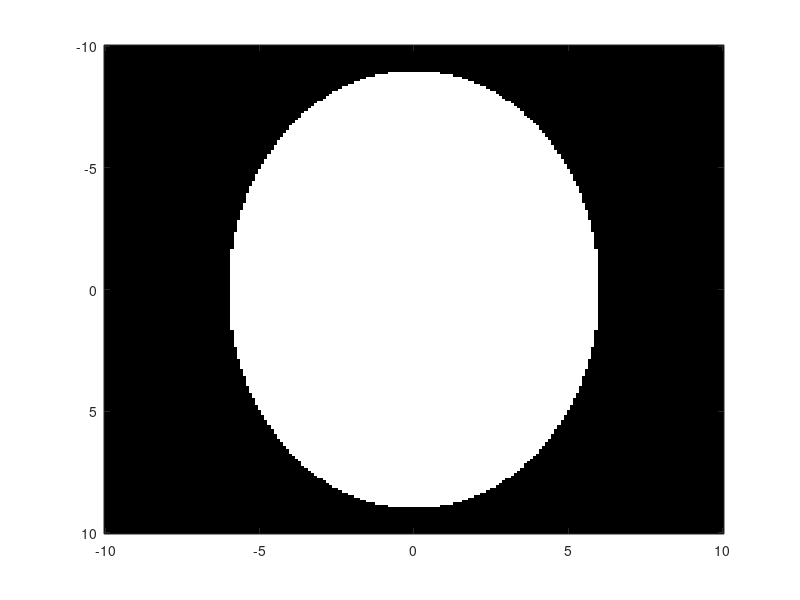

MATLAB code to generate this figure: (Note: this script raises an error after producing the figure.)
% i
x = [-10:0.1:10];
y = x;
[X,Y] = meshgrid(x,y);
I = zeros(size(X));

rx= 6;
ry= 9;
center = [0,0];
I = (((X-center(1)).^2/rx^2+(Y-center(2)).^2/ry^2) < 1)*255;
imagesc(x,y,I);
colormap gray;

% ii
L0 = sum(I ~=0,'all');
L1 = sum(abs(I),'all');
L2 = sqrt(sum(abs(I).^2,'all'));
Linf = max(I,[],'all');

% iii
m = sum(I, 'all');
sz = size(I);
x = [0:sz(2)-1];
y = [0:sz(1)-1];
[X,Y] = meshgrid(x,y);
X = X - mean(x);
Y = Y - mean(y);
m11 = sum(X .* Y .* I, 'all') / m;
m20 = sum((X.^2) .* 1 .* I, 'all') /m;
m02 = sum(1 .* (Y.^2) .*I, "all") /m;
